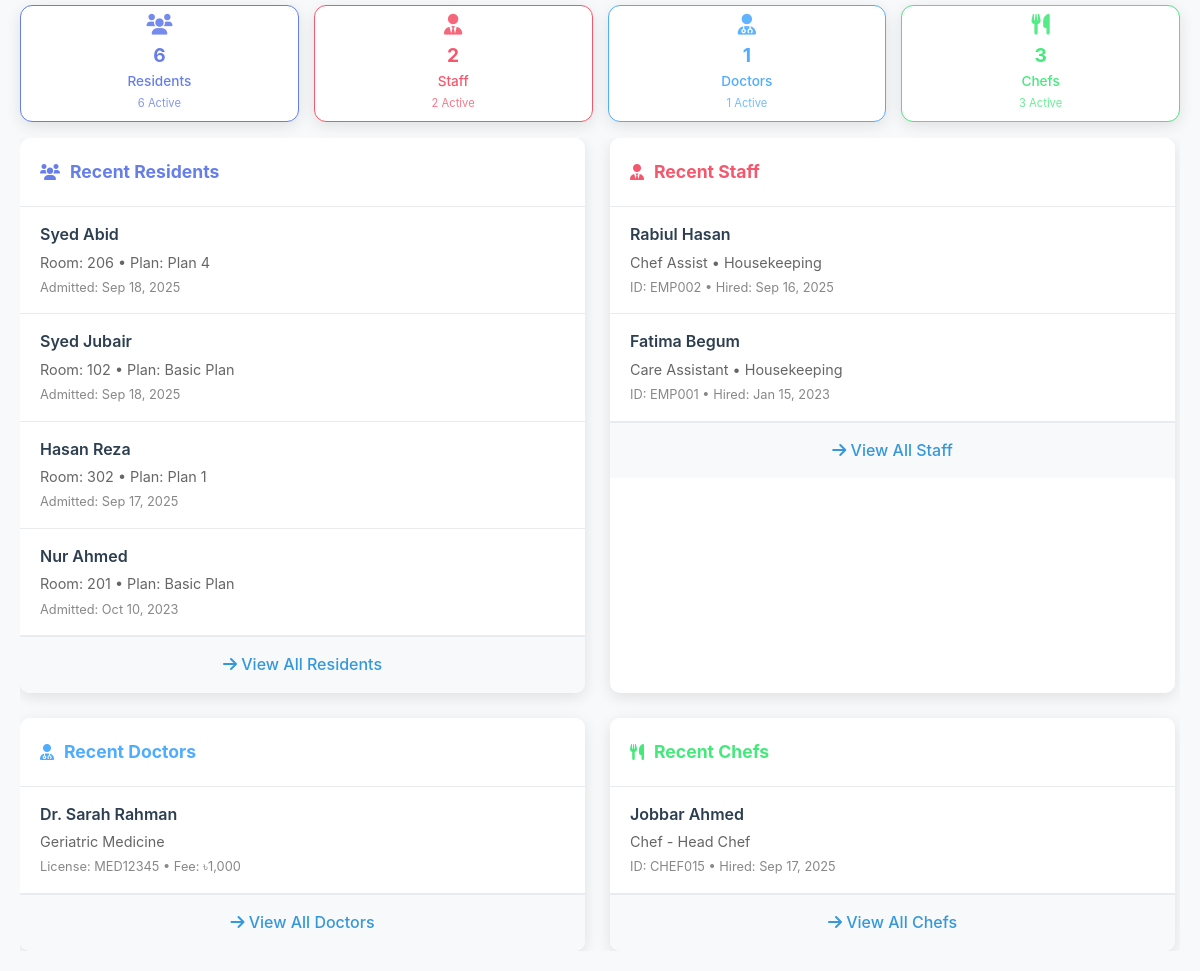
The page /admin/management.php (signed in) on the database as committed earlier.
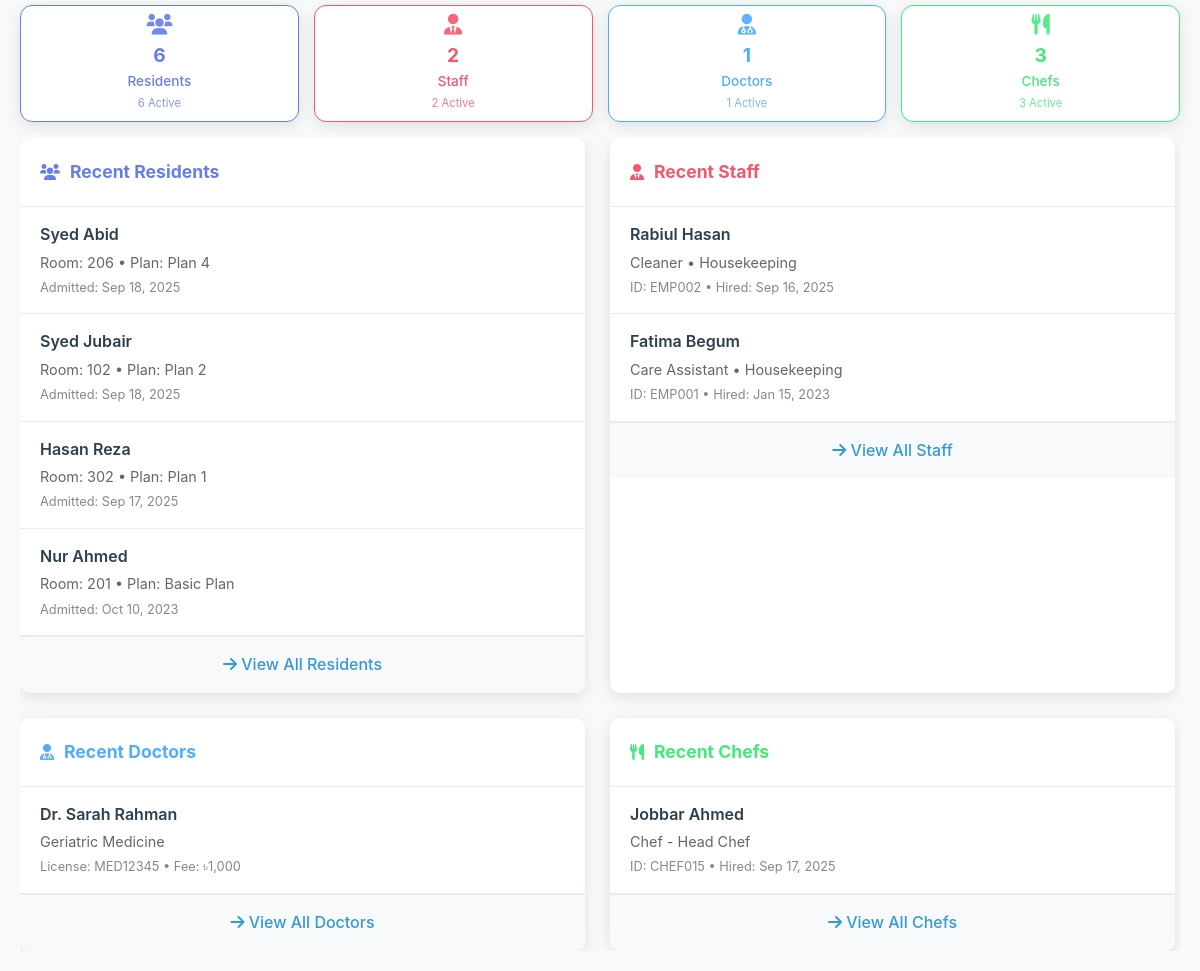
The same page on the database as committed later.
### tables this page shows
CREATE TABLE `residents` (
  `id` int(11) NOT NULL,
  `user_id` int(11) DEFAULT NULL,
  `room_number` varchar(10) DEFAULT NULL,
  `plan_id` int(11) DEFAULT NULL,
  `admission_date` date DEFAULT NULL,
  `medical_conditions` text DEFAULT NULL,
  `allergies` text DEFAULT NULL,
  `family_contact_info` text DEFAULT NULL,
  `payment_status` enum('Paid','Pending','Overdue') DEFAULT 'Pending',
  `last_payment_date` date DEFAULT NULL,
  `next_payment_due` date DEFAULT NULL,
  `health_score` int(11) DEFAULT 70,
  `mental_health_score` int(11) DEFAULT 70,
  `laundry_usage_current_month` int(11) DEFAULT 0,
  `cleaning_usage_current_month` int(11) DEFAULT 0,
  `created_at` timestamp NOT NULL DEFAULT current_timestamp(),
  `updated_at` timestamp NOT NULL DEFAULT current_timestamp() ON UPDATE current_timestamp()
);

CREATE TABLE `payment_plans` (
  `id` int(11) NOT NULL,
  `plan_name` varchar(50) NOT NULL,
  `monthly_fee` decimal(10,2) DEFAULT 0.00,
  `yearly_fee` decimal(10,2) DEFAULT 0.00,
  `laundry_limit` int(11) DEFAULT 0,
  `cleaning_limit` int(11) DEFAULT 0,
  `description` text DEFAULT NULL,
  `created_at` timestamp NOT NULL DEFAULT current_timestamp()
);

CREATE TABLE `staff` (
  `id` int(11) NOT NULL,
  `user_id` int(11) DEFAULT NULL,
  `employee_id` varchar(20) DEFAULT NULL,
  `department` varchar(50) DEFAULT NULL,
  `position` varchar(50) DEFAULT NULL,
  `salary` decimal(10,2) DEFAULT NULL,
  `hire_date` date DEFAULT NULL,
  `shift_hours` varchar(50) DEFAULT NULL,
  `is_available` tinyint(1) DEFAULT 1,
  `created_at` timestamp NOT NULL DEFAULT current_timestamp()
);

CREATE TABLE `users` (
  `id` int(11) NOT NULL,
  `username` varchar(50) NOT NULL,
  `email` varchar(100) NOT NULL,
  `password` varchar(255) NOT NULL,
  `role_id` int(11) DEFAULT NULL,
  `first_name` varchar(50) NOT NULL,
  `last_name` varchar(50) NOT NULL,
  `phone` varchar(20) DEFAULT NULL,
  `address` text DEFAULT NULL,
  `date_of_birth` date DEFAULT NULL,
  `gender` enum('Male','Female','Other') DEFAULT NULL,
  `emergency_contact_name` varchar(100) DEFAULT NULL,
  `emergency_contact_phone` varchar(20) DEFAULT NULL,
  `family_contact_info` text DEFAULT NULL,
  `profile_image` varchar(255) DEFAULT NULL,
  `is_active` tinyint(1) DEFAULT 1,
  `created_at` timestamp NOT NULL DEFAULT current_timestamp(),
  `updated_at` timestamp NOT NULL DEFAULT current_timestamp() ON UPDATE current_timestamp()
);

### admin/management.php (the view, shortened to what the changed rows need)
<?php
$database = new Database();
$db = $database->getConnection();
$recent_residents_query = "SELECT u.first_name, u.last_name, u.email, r.room_number, r.admission_date, pp.plan_name
                           FROM residents r
                           JOIN users u ON r.user_id = u.id
                           JOIN payment_plans pp ON r.plan_id = pp.id
                           ORDER BY r.admission_date DESC LIMIT 4";
$recent_residents_stmt = $db->prepare($recent_residents_query);
$recent_residents_stmt->execute();
$recent_residents = $recent_residents_stmt->fetchAll(PDO::FETCH_ASSOC);
$recent_staff_query = "SELECT u.first_name, u.last_name, u.email, s.employee_id, s.department, s.position, s.hire_date
                       FROM staff s
                       JOIN users u ON s.user_id = u.id
                       WHERE u.role_id = 5
                       ORDER BY s.hire_date DESC LIMIT 4";
$recent_staff_stmt = $db->prepare($recent_staff_query);
$recent_staff_stmt->execute();
$recent_staff = $recent_staff_stmt->fetchAll(PDO::FETCH_ASSOC);
?>
<!DOCTYPE html>
<html lang="en">
<head>
    <link rel="stylesheet" href="../assets/css/style.css">
    <link rel="stylesheet" href="../assets/css/auth.css">
    <link href="https://cdnjs.cloudflare.com/ajax/libs/font-awesome/6.0.0/css/all.min.css" rel="stylesheet">
</head>
<body>
    <div class="page-wrapper">
        <div class="scrollable-content">
            <div class="recent-sections">
        <div class="recent-section">
            <div class="section-content">
                <?php if (!empty($recent_residents)): ?>
                    <?php foreach ($recent_residents as $resident): ?>
                        <div class="user-item">
                            <div class="user-name"><?php echo htmlspecialchars($resident['first_name'] . ' ' . $resident['last_name']); ?></div>
                            <div class="user-details">
                                Room: <?php echo htmlspecialchars($resident['room_number']); ?> •
                                Plan: <?php echo htmlspecialchars($resident['plan_name']); ?>
                            </div>
                            <div class="user-meta">
                                Admitted: <?php echo date('M j, Y', strtotime($resident['admission_date'])); ?>
                            </div>
                        </div>
                    <?php endforeach; ?>
                <?php endif; ?>
            </div>
        </div>
        <div class="recent-section">
            <div class="section-content">
                <?php if (!empty($recent_staff)): ?>
                    <?php foreach ($recent_staff as $staff): ?>
                        <div class="user-item">
                            <div class="user-name"><?php echo htmlspecialchars($staff['first_name'] . ' ' . $staff['last_name']); ?></div>
                            <div class="user-details">
                                <?php echo htmlspecialchars($staff['position']); ?> •
                                <?php echo htmlspecialchars($staff['department']); ?>
                            </div>
                            <div class="user-meta">
                                ID: <?php echo htmlspecialchars($staff['employee_id']); ?> •
                                Hired: <?php echo date('M j, Y', strtotime($staff['hire_date'])); ?>
                            </div>
                        </div>
                    <?php endforeach; ?>
                <?php endif; ?>
            </div>
        </div>
        </div>
        </div>
    </div>
</body>
</html>

Rows that differ between the two databases and show on the page:
changed residents "Syed Jubair": plan.plan_name "Basic Plan" → "Plan 2"
changed staff "EMP002": position "Chef Assist" → "Cleaner"
